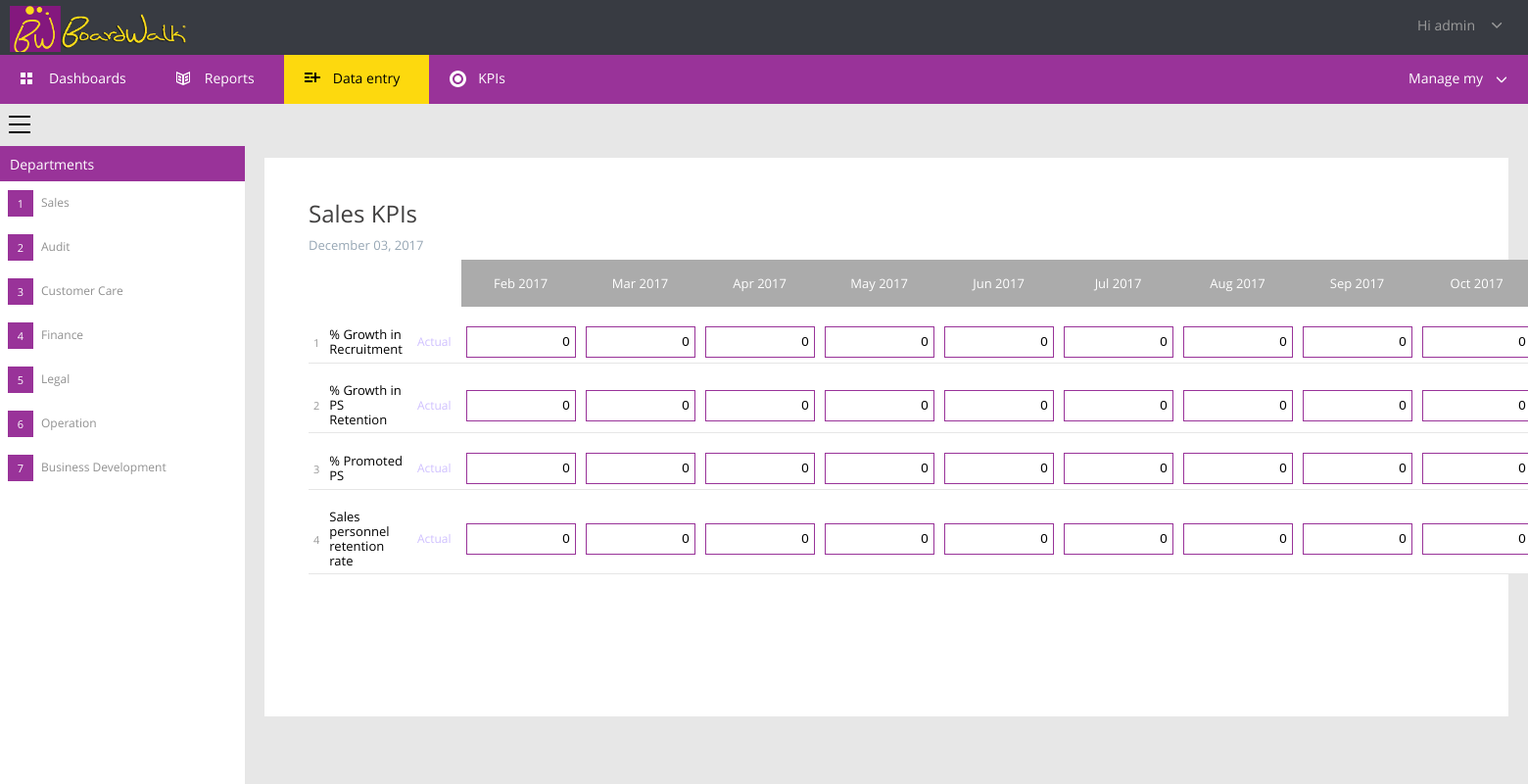
Screenshot of /data2a.php (signed in) with the database file from the repository.
### tables this page shows
CREATE TABLE IF NOT EXISTS `users` (
  `userId` int(11) NOT NULL AUTO_INCREMENT,
  `userFname` varchar(255) NOT NULL,
  `userLname` varchar(255) NOT NULL,
  `userName` varchar(30) NOT NULL,
  `Name` varchar(255) NOT NULL,
  `userEmail` varchar(60) NOT NULL,
  `userPass` varchar(255) NOT NULL,
  `userDate` date NOT NULL,
  `deptId` int(10) NOT NULL,
  `userRole` varchar(255) NOT NULL,
  `userType` int(50) NOT NULL,
  PRIMARY KEY (`userId`),
  UNIQUE KEY `userEmail` (`userEmail`)
);

CREATE TABLE IF NOT EXISTS `departments` (
  `deptId` int(2) NOT NULL AUTO_INCREMENT,
  `deptName` varchar(256) NOT NULL,
  `deptDesc` varchar(512) NOT NULL,
  `deptHead` varchar(256) NOT NULL,
  PRIMARY KEY (`deptId`)
);

CREATE TABLE IF NOT EXISTS `kpis` (
  `kpiId` int(90) NOT NULL AUTO_INCREMENT,
  `kpiName` varchar(255) NOT NULL,
  `kpiFunction` varchar(255) NOT NULL,
  `kpiDesc` varchar(255) NOT NULL,
  `kpiFormat` int(50) NOT NULL,
  `kpiTarget` int(50) NOT NULL,
  `kpiType` int(50) NOT NULL,
  `deptId` int(50) NOT NULL,
  PRIMARY KEY (`kpiId`)
);

### data2a.php (the view, shortened to what this page needs)
<?php
    $res=mysql_query("SELECT * FROM users WHERE userId=".$_SESSION['user']);
    $userRow=mysql_fetch_array($res);
    $ress=mysql_query("SELECT * FROM departments WHERE deptId=1");
    $dep=mysql_fetch_array($ress);
    $printdate = date("F d, Y");
?>
<!DOCTYPE html>
<html>
<head>
    <link href="files/css.css" media="print" rel="stylesheet" type="text/css">
    <link href="files/css_003.css" rel="stylesheet" type="text/css">
    <link href="files/css_002.css" rel="stylesheet">
    <link href="files/dark.css" rel="stylesheet">
    <link href="files/blue.css" rel="stylesheet">
	<link href="css/bootstrap2.min.css" rel="stylesheet">
    <link href="src/facebox.css" media="screen" rel="stylesheet" type="text/css">
</head>
<body>
    <div class="header-status-bar">
        <span class="company-details" data-is-logo="true" style="background-image:url('logoo.png')"></span>
        <div>
            <a class="profile"><i class="small-profile" data-item-id="84901" data-size="30x30" style=
            "background-image:url('/Shared/_ProfileImage/84901?size=30x30')"></i><span>Hi
            <?php echo $userRow['userName']; ?></span><svg class="init" viewbox="-4 -6 22 22">
            <path d=
            "M1.8,0c0.2,0,0.4,0.1,0.6,0.2L7.2,5l4.7-4.7c0.3-0.3,0.9-0.3,1.2,0c0.2,0.2,0.2,0.4,0.2,0.6s-0.1,0.4-0.2,0.6L7.8,6.8 c-0.3,0.3-0.9,0.3-1.2,0L1.2,1.5c-0.3-0.3-0.3-0.9,0-1.2C1.4,0.1,1.6,0,1.8,0z"
            xmlns="http://www.w3.org/2000/svg"></path></svg></a>
        </div>
    </div>
    <div class="tab-menu screen">
        <ul class="tab-menu">
            <li>
                <a href="dashboards.php?deptId=1"><svg class="init">
                <path d="M6,7H1V2h5V7z M13,2H8v5h5V2z M6,9H1v5h5V9z M13,9H8v5h5V9z" xmlns="http://www.w3.org/2000/svg">
                </path></svg><span>Dashboards</span></a>
            </li>
            <li>
                <a href="reports.php?deptId=1"><svg class="init">
                <path d=
                "M8,4L1,1v11l7,3l7-3V1 M8,4 M7,13l-5-2V3l5,2V13z M14,11l-5,2V5l5-2V11z M3,5l3,1v2L3,7V5z M3,8l3,1v2l-3-1V8z M13,7l-3,1 V6l3-1V7z M13,10l-3,1V9l3-1V10z"
                xmlns="http://www.w3.org/2000/svg"></path></svg><span>Reports</span></a>
            </li>
            <li class="selected">
                <svg class="init">
                <path style="fill: black;" d="M17,8h-4v4h-2V8H7V6h4V2h2v4h4V8z M1,4h8V2H1V4z M1,8h5V6H1V8z M1,12h8v-2H1V12z" xmlns=
                "http://www.w3.org/2000/svg"></path></svg><span>Data entry</span>
            </li>
            <li>
                <a href="kpi.php?deptId=1"><svg class="init">
                <path d=
                "M9.5,0C4.8,0,1,3.8,1,8.5C1,13.2,4.8,17,9.5,17S18,13.2,18,8.5C18,3.8,14.2,0,9.5,0z M9.5,14C6.5,14,4,11.5,4,8.5 C4,5.5,6.5,3,9.5,3S15,5.5,15,8.5C15,11.5,12.5,14,9.5,14z M13,8.5c0,1.9-1.6,3.5-3.5,3.5S6,10.4,6,8.5S7.6,5,9.5,5S13,6.6,13,8.5z"
                xmlns="http://www.w3.org/2000/svg"></path></svg><span>KPIs</span></a>
            </li>
        </ul>
        <div class="manage-my">
            <span>Manage my</span><svg class="init" viewbox="0 -9 24 24">
            <path d=
            "M1.8,0c0.2,0,0.4,0.1,0.6,0.2L7.2,5l4.7-4.7c0.3-0.3,0.9-0.3,1.2,0c0.2,0.2,0.2,0.4,0.2,0.6s-0.1,0.4-0.2,0.6L7.8,6.8 c-0.3,0.3-0.9,0.3-1.2,0L1.2,1.5c-0.3-0.3-0.3-0.9,0-1.2C1.4,0.1,1.6,0,1.8,0z"
            xmlns="http://www.w3.org/2000/svg"></path></svg>
        </div>
    </div>
    <div class="columns">
        <div class="columns-row">
            <div class="column-left screen">
                <a class="menu-button" href="#" title=""><svg class="init">
                <path style="fill: black;" d="M23,2H1V0h22V2z M23,8H1v2h22V8z M23,16H1v2h22V16z" xmlns="http://www.w3.org/2000/svg">
                </path></svg></a>
                <h4 class="sprite up-arrow" data-accord="1"><span>Departments</span></h4>
                <div data-accord="1" style="">
                    <?php
                                $res2=mysql_query("SELECT * FROM departments");
                                $no=1;
                                while($depts=mysql_fetch_assoc($res2)){
                                        echo '
                                        <a href="'.$depts['reportPage'].'" class="category">
                                        <b>'.$no.'</b>
                                        <span>'.$depts['deptName'].'</span>
                                        </a>
                                        ';
                                    $no++;
                                }
                                ?>
                </div>
            </div>
			<div class="column-right">
			<div class="reports">
			<div class="reports-options screen"></div>
			<div class="report" style="padding: 0px 15px 0px 20px;">
            <div class="kpi-entries">
			<div class="report-header">
                            <div class="title">
                                <h1 id="h1Name"><?php echo $dep['deptName']; ?> KPIs</h1>
                                <h2 id="h1Dateito"><?php echo $printdate;?></h2>
                            </div>
                        </div>
                <table class="kpi-entry">
                    <thead>
                        <tr>
                            <th class="kpi" colspan="2" style="vertical-align:top">
                            </th>
                            <th style="width:80px;vertical-align:top">
                       <?php
					echo '
                            </th>
							<th class="actual past" style="width:80px;">'.date('M Y', strtotime("-10 month")).'</th>
							<th class="actual past">'.date('M Y', strtotime("-9 month")).'</th>
							<th class="actual past">'.date('M Y', strtotime("-8 month")).'</th>
							<th class="actual past">'.date('M Y', strtotime("-7 month")).'</th>
							<th class="actual past">'.date('M Y', strtotime("-6 month")).'</th>
                            <th class="actual past">'.date('M Y', strtotime("-5 month")).'</th>
                            <th class="actual past">'.date('M Y', strtotime("-4 month")).'</th>
                            <th class="actual past">'.date('M Y', strtotime("-3 month")).'</th>
                            <th class="actual past">'.date('M Y', strtotime("-2 month")).'</th>
                            <th class="actual past">'.date('M Y', strtotime("last month")).'</th>
                            <th class="actual today">'.date('M Y').'</th>
                            <th class="actual future">'.date('M Y', strtotime("+1 month")).'</th>
                        </tr>
                    </thead>
					';
						$res1=mysql_query("SELECT * FROM kpis WHERE deptId=1");
						$no=1;
						while($kpis=mysql_fetch_assoc($res1)){
					echo '
                    <tbody class="ui-sortable" id="tbKPIEntries">
                        <tr class="arrows">
                            <td class="actual past" style="width: 25px;">&nbsp;</td>
                            <td class="actual past">&nbsp;</td>
                            <td class="actual past"></td>
                            <td class="actual past"></td>
                            <td class="actual past"></td>
                            <td class="actual past"></td>
							<td class="actual past"></td>
							<td class="actual past"></td>
							<td class="actual past"></td>
							<td class="actual past"></td>
							<td class="actual past"></td>
                            <td class="actual past"></td>
                            <td class="actual past"></td>
							<td class="actual today"></td>
                            <td class="actual past"></td>
                        </tr>
                        <tr class="">
                            <td class="actual past" style="width: 25px;text-align:right;color: #999999;font-size: 11px;">'.$no.'</td>
                            <td class="kpi">'.$kpis['kpiName'].'</td>
                            <td><span class="actual">Actual</span></td>
					';
							$today=date('Y-m');
							$q=mysql_query("SELECT * FROM datakpi WHERE kpiId=('".$kpis['kpiId']."') AND dkDate < ('".$today."') ORDER BY dkDate ASC LIMIT 10 ");
							$rows=mysql_num_rows($q);
								if ($rows<10) {
									for($x=0;$x<=(9-$rows);$x++){
									echo '<td class="actual past"><input class="actual" tabindex="1" type="text" value="0" readonly></td>';}
									}
								else while($data=mysql_fetch_array($q)){
								echo '<td class="actual past"><input class="actual" tabindex="1" type="text" value="'.$data['dkResult'].'" readonly></td>';
								}
							echo '
							<td class="actual future"><input class="actual" maxlength="15" tabindex="7" type="text" readonly></td>
                    </tbody>';
						$no++;
						}
					?>
                </table>
            </div>
        </div>
		</div>
        </div>
		</div>
       </div>
</body>
</html>

### files/css.css (style rules this page uses)
html,body { min-width: 0; background-color: #fff !important; }
body { background-color: #fff !important; }
h1 { font-size: 18px; float: none; padding-left: 10px; color: #000; }
h2 { color: #424141; font-size: 12px; text-shadow: none; line-height: 30px; float: none; padding-left: 10px; }
.screen { visibility: hidden !important; display: none !important; }
div.header-status-bar { height: 60px; padding: 10px 0 0 10px; min-width: 0; background: none; display: block; clear: both; }
div.header-status-bar>span { color: #000; font-size: 20px; width: auto; text-shadow: none; }
div.header-status-bar>div { visibility: hidden; display: none; }

### files/dark.css (style rules this page uses)
div.header-status-bar { background-color:#383b42 }
div.header-status-bar>span { color:#fff }

### files/blue.css (style rules this page uses)
div.tab-menu { background-color:#993399; }
ul.tab-menu>li.selected { background-color:#fdd90e }

### rows the page displays
users: userName "admin"
departments: deptName "Sales"
departments: deptName "Audit"
departments: deptName "Customer Care"
departments: deptName "Finance"
departments: deptName "Legal"
departments: deptName "Operation"
departments: deptName "Business Development"
kpis: kpiName "% Growth in Recruitment"
kpis: kpiName "% Growth in PS Retention"
kpis: kpiName "% Promoted PS"
kpis: kpiName "Sales personnel retention rate"
